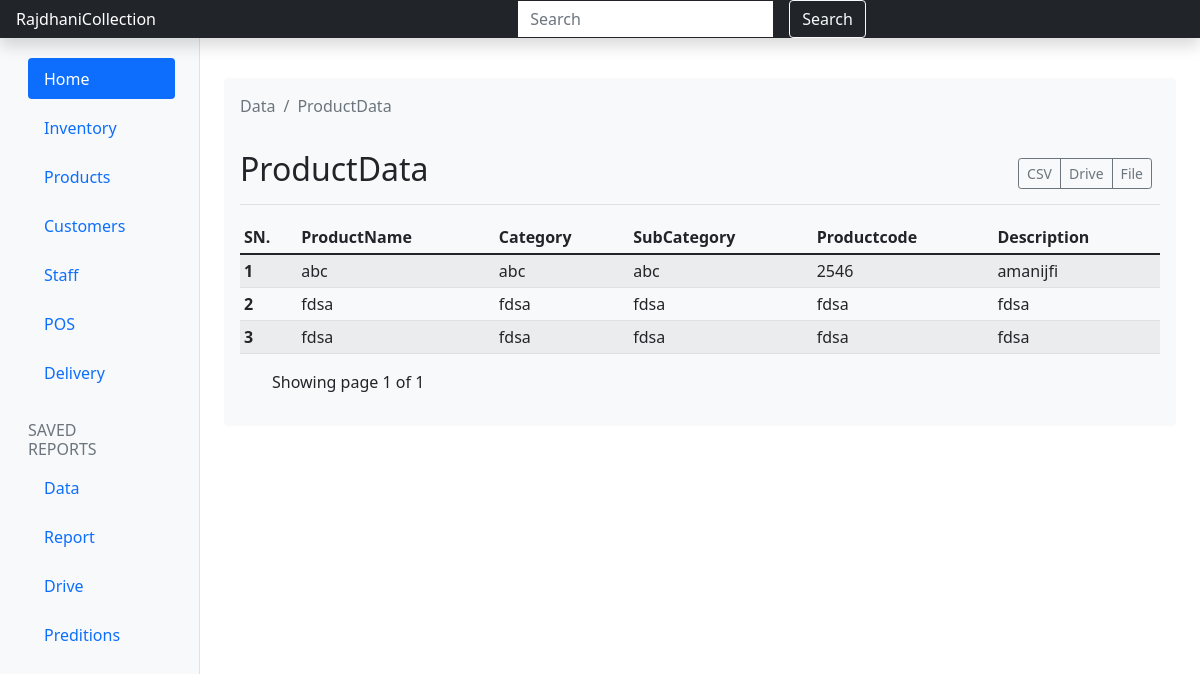
Screenshot of /productdata/ with the database file from the repository.
### app/models.py (models this page shows, shortened)
class Product(models.Model):
    productname=models.CharField(max_length=100)
    category=models.CharField(max_length=50)
    subcategory=models.CharField(max_length=50)
    desc=models.CharField(max_length=100)
    productcode=models.CharField(max_length=50)

### app/views.py (the view)
# urls.py: path('productdata/',views.productdata, name="productdata" ),
def productdata(request):
    data=Product.objects.all()
    paginator=Paginator(data,4)
    page_number =request.GET.get('page')
    page_obj =paginator.get_page(page_number)
    context={
        "view":data,
        "page_obj":page_obj
        }
    return render(request, 'productdata.html',context)

### template/productdata.html (shortened to what this page needs)
{% load static %}
<!doctype html>
<html lang="en">
  <head>
    <link href="{% static 'css/bootstrap.min.css' %}" rel="stylesheet">
  </head>
  <body>
    <header class="navbar navbar-dark sticky-top bg-dark flex-md-nowrap p-0 shadow">
      <a class="navbar-brand col-md-3 col-lg-2 me-0 px-3 fs-6" href="#">RajdhaniCollection</a>
      <form class="d-flex align-items-center" action="{% url 'searchdata' %}" method="GET">
        <input class="form-control form-control-dark flex-grow-1 rounded-0 border-0 mx-3" type="text" placeholder="Search" aria-label="Search" name="query" id="query">
        <button class="btn btn-outline-light" type="submit">Search</button>
      </form>
      <div class="navbar-nav">
        <div class="nav-item text-nowrap">
          <a class="nav-link px-3" href="/signout">{{ user.username }}</a>
        </div>
      </div>
    </header>
    <div class="container-fluid">
      <div class="row ">
        <nav id="sidebarMenu" class="col-md-3 col-lg-2 d-md-block bg-light sidebar collapse h-100 flex-column align-items-stretch pe-4 border-end position-fixed">
          <div class="position-sticky pt-3 sidebar-sticky">
            <ul class="nav nav-pills flex-column">
              <li class="nav-item">
                <a class="nav-link active ms-3 my-1" aria-current="page" href="/Dashboard">
                  Home
                </a>
              </li>
              <li class="nav-item">
                <a class="nav-link ms-3 my-1" href="/inventory">
                  Inventory
                </a>
              </li>
              <li class="nav-item">
                <a class="nav-link ms-3 my-1" href="/product">
                  Products
                </a>
              </li>
              <li class="nav-item">
                <a class="nav-link ms-3 my-1" href="/customer">
                  Customers
                </a>
              </li>
              <li class="nav-item">
                <a class="nav-link ms-3 my-1" href="/staff">
                  Staff
                </a>
              </li>
              <li class="nav-item">
                <a class="nav-link ms-3 my-1" href="/pos">
                  POS
                </a>
              </li>
              <li class="nav-item">
                <a class="nav-link ms-3 my-1" href="/deliveryProduct">
                  Delivery
                </a>
              </li>
            </ul>
            <h6 class="sidebar-heading d-flex justify-content-between align-items-center px-3 mt-4 mb-1 text-muted text-uppercase">
              <span>Saved reports</span>
            </h6>
            <ul class="nav flex-column mb-2">
              <li class="nav-item">
                <a class="nav-link ms-3 my-1" href="/data">
                  Data
                </a>
              </li>
              <li class="nav-item">
                <a class="nav-link ms-3 my-1" href="/Report">
                  Report
                </a>
              </li>
              <li class="nav-item">
                <a class="nav-link ms-3 my-1" href="/drive">
                  Drive
                </a>
              </li>
              <li class="nav-item ms-3 my-1">
                <a class="nav-link" href="#">
                  Preditions
                </a>
              </li>
            </ul>
          </div>
        </nav>
        <main class="col-md-9 ms-sm-auto col-lg-10 px-md-4">
          <br>
<div class="container mt-3 shadow-none p-3 mb-5 bg-light rounded">
  <nav aria-label="breadcrumb">
    <ol class="breadcrumb">
      <li class="breadcrumb-item active" aria-current="page">Data</li>
      <li class="breadcrumb-item active" aria-current="page">ProductData</li>
    </ol>
  </nav>
  <div class="d-flex justify-content-between flex-wrap flex-md-nowrap align-items-center pt-3 pb-2 mb-3 border-bottom">
    <h1 class="h2">ProductData</h1>
    <div class="btn-toolbar mb-2 mb-md-0">
      <div class="btn-group me-2">
        <button type="button" class="btn btn-sm btn-outline-secondary">CSV</button>
        <button type="button" class="btn btn-sm btn-outline-secondary">Drive</button>
        <button type="button" class="btn btn-sm btn-outline-secondary ">File</button>
      </div>
    </div>
  </div>
<div>
  <div class="table-responsive">
    <table class="table table-striped table-sm">
      <thead>
        <tr>
          <th scope="col">SN.</th>
          <th scope="col">ProductName</th>
          <th scope="col">Category</th>
          <th scope="col">SubCategory</th>
          <th scope="col">Productcode</th>
          <th scope="col">Description</th>
        </tr>
      </thead>
      <tbody>
        {% for detail in page_obj %}
        <tr>
          <th scope="row">{{ detail.id }}</th>
          <td>{{detail.productname}}</td>
          <td>{{detail.category}}</td>
          <td>{{detail.subcategory}}</td>
          <td>{{detail.productcode}}</td>
          <td>{{detail.desc}}</td>
          {%endfor%}
        </tr>
      </tbody>
    </table>
    <div class="pagination-containerjustify-content-end mx-3">
      <div class="px-3">
        Showing page {{page_obj.number}} of {{ page_obj.paginator.num_pages }}
      </div>
    </div>
    </div>
</div>
  </body>
</html>

### rows the page displays
Product: id "1", productname "abc", category "abc", subcategory "abc", productcode "2546", desc "amanijfi"
Product: id "2", productname "fdsa", category "fdsa", subcategory "fdsa", productcode "fdsa", desc "fdsa"
Product: id "3", productname "fdsa", category "fdsa", subcategory "fdsa", productcode "fdsa", desc "fdsa"

### other values shown
{{ page_obj.number }} "1"
{{ page_obj.paginator.num_pages }} "1"
